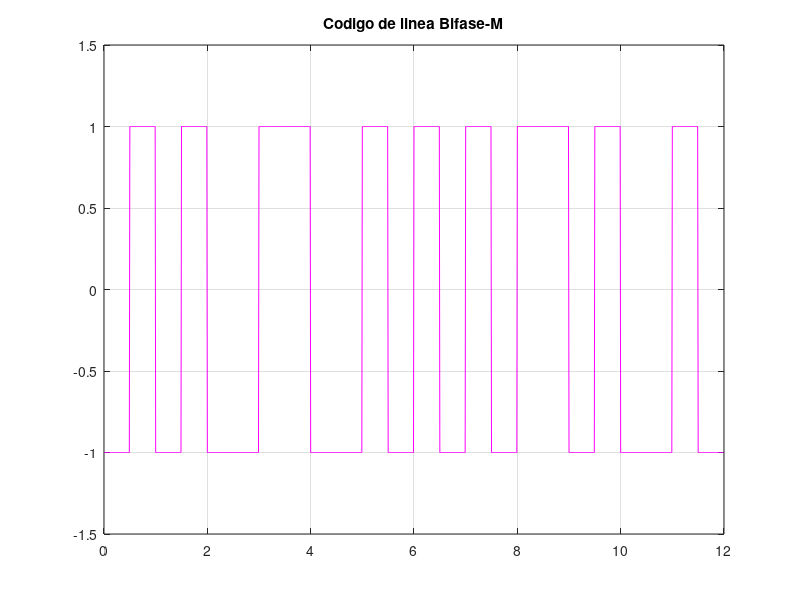
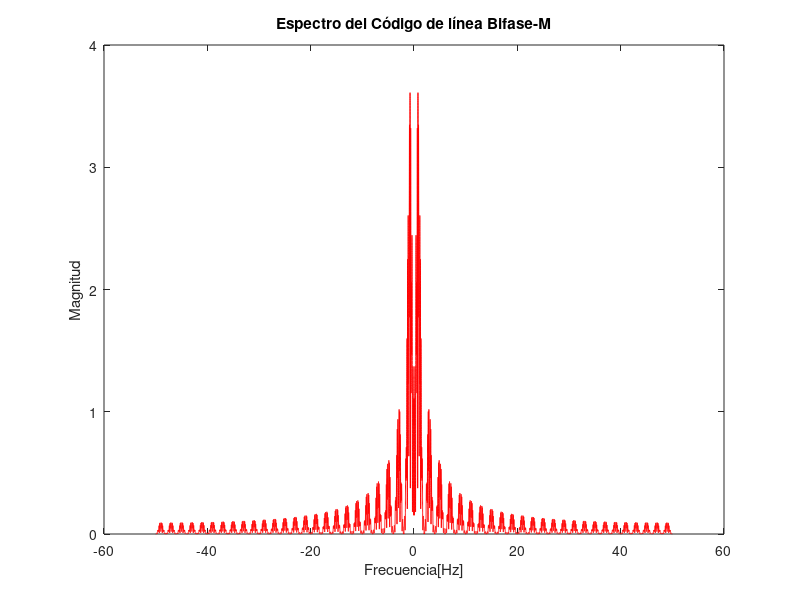

MATLAB code for these plots, in order:
clear all
close all

Tb=1;
ts=Tb/100;
fs=1/ts;
simb1_1=ones(1,50);
simb0_0=-ones(1,50);
transAB=[simb1_1 simb0_0];
transBA=[simb0_0 simb1_1];

simb1=ones(1,100);
simb0=-ones(1,100);

bits=[1 1 0 0 0 1 1 1 0 1 0 1];
%M=10000;
%bits=randi([0,1], 1, 10000);

N=length(bits);
codigo=[];
ultimoEstado=1;

for n=1:N
   if ultimoEstado==1
       if bits(n)==1
           codigo = [codigo transBA];
           ultimoEstado=1;
       else
           codigo = [codigo simb0];
           ultimoEstado=0;
       end
   else
       if bits(n)==1
           codigo = [codigo transAB];
           ultimoEstado=0;
       else
           codigo = [codigo simb1];
           ultimoEstado=1;
       end
   end
end

t=0:ts:N*Tb-ts;
plot(t,codigo, 'm', LineWidth=3)
axis([0 N*Tb -1.5 1.5])
grid
title('Codigo de linea Bifase-M')

COD=fftshift(fft(codigo,100000))*ts;
w=linspace(-fs/2, fs/2, length(COD))*2*pi; %Para que grafique las amplitudes, vector horizontal
figure(2)
plot(w/(2*pi), abs(COD), 'r')
title('Espectro del Código de línea Bifase-M');
xlabel('Frecuencia[Hz]');
ylabel('Magnitud');


%Si queremos graficarlo en Hz, dividimos w / 2*pi